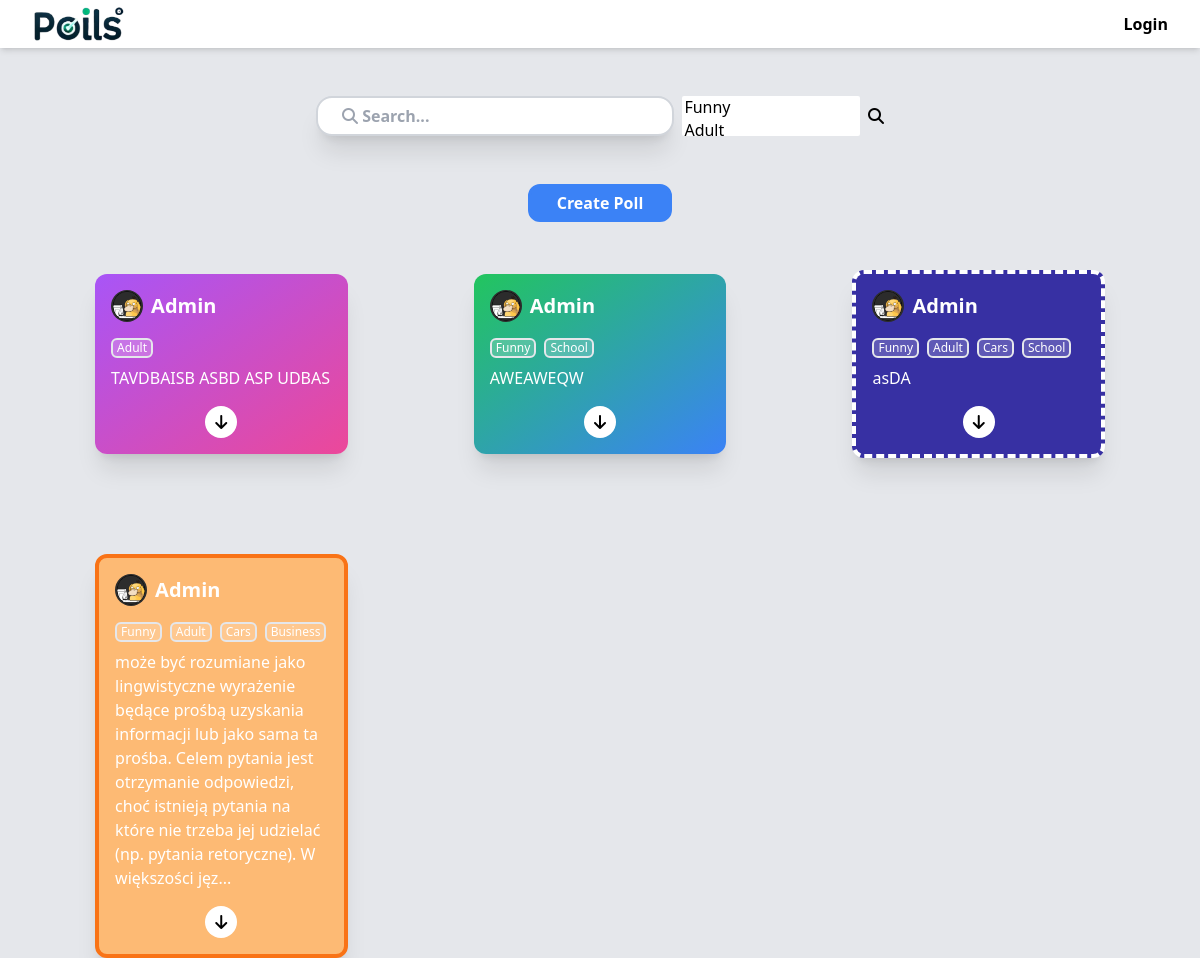
The page / on the database its author committed.
### base/models.py (models this page shows, shortened)
class Poll(models.Model):
    question = models.TextField()
    description = models.TextField(null=True, blank=True)
    made_by = models.ForeignKey(User, on_delete=models.SET_NULL, null=True)
    created = models.DateTimeField(auto_now_add=True)
    updated = models.DateTimeField(auto_now=True)
    styles = models.ManyToManyField(Style)
    tags = models.ManyToManyField(Tag)
    class Meta:
        ordering = ['-updated', '-created']
    @property
    def user(self):
        return self.made_by

class Tag(models.Model):
    name = models.TextField()
    created = models.DateTimeField(auto_now_add=True)
    updated = models.DateTimeField(auto_now=True)

### members/models.py (models this page shows)
class Profile(models.Model):
    user = models.OneToOneField(User, on_delete=models.CASCADE)
    image = models.ImageField(upload_to="profiles/", null=True, blank=True)
    bio = models.TextField(max_length=300, null=True, blank=True)

### base/views.py (the view)
# urls.py: path('', views.home, name="home"),
def home(request):
    def cut_poll_description(poll):
        poll.question = f"{poll.question[:question_len]}..."
        return poll
    question_len = 250
    q = request.GET.get('q') if request.GET.get('q') else ''
    q_tags = request.GET.getlist('tags') if request.GET.get('tags') else ''
    q_tags = [int(item) for item in q_tags]
    polls = Poll.objects.filter(
        Q(question__icontains=q) | Q(description__icontains=q),
        Q(tags__id__in=q_tags)
        if q_tags else Q(question__icontains=q) | Q(description__icontains=q)
    ).distinct()
    tags = Tag.objects.all()
    polls_shortened = [poll if len(poll.question) < question_len else cut_poll_description(poll) for poll in polls]
    context = {
        'polls': polls_shortened,
        'search': q,
        'search_tags': q_tags,
        'tags': tags
    }
    return render(request, 'base/home.html', context)

### base/templates/base/home.html (shortened to what this page needs)
{% extends 'main.html' %}
{% block content %}
    <div class="m-auto px-8">
        <div class="mt-12 m-auto w-1/2">
            <form action="{% url 'home' %}">
                <div class="flex gap-x-2">
                    <input class="resize-y w-2/3 h-10 py-2 px-6 border-2 border-gray-300 shadow-xl rounded-2xl ease-in-out duration-300 placeholder:font-bold focus:ring-blue-500 focus:border-blue-400 focus:shadow-blue-100 focus-visible:ring-0 focus-visible:outline-0" id="search" type="text" name="q" value='{{ search }}' placeholder='&#xF002 Search...' style='font-family:ui-sans-serif, system-ui, sans-serif, "Apple Color Emoji", "Segoe UI Emoji", "Segoe UI Symbol", "Noto Color Emoji", FontAwesome'/>
                    <select id="select-tags" multiple placeholder="Tags" class="w-1/3 h-10 placeholder:font-bold" name="tags">
                        {% for tag in tags %}
                            <option value="{{ tag.id }}"
                                {% if tag.id in search_tags%}selected{% endif %}>
                            </option>
                        {% endfor %}
                    </select>
                    <button type="submit" class="font-bold"><i class="fa-solid fa-magnifying-glass"></i></button>
                </div>
            </form>
        </div>
        <div class="mt-6 w-full flex items-center">
            <a class="text-center mt-6 w-36 m-auto px-2 py-1 border-[3px] border-blue-500 hover:bg-white hover:text-blue-500 text-white bg-blue-500 rounded-xl ease-in duration-100 font-bold" href="{% url 'create-poll' %}">Create Poll</a>
        </div>
        <div class="inline-grid grid-cols-3 items-baseline w-full justify-items-center mt-12 gap-y-24">
            {% for poll in polls %}
                <div class="
                    text-white pb-4 pt-4 px-4 w-2/3 min-h-40
                    rounded-xl shadow-xl
                    {{ poll.styles.first.tailwind_classes }}">
                    <div class="mb-4 flex h-8 gap-x-2 place-items-center">
                        {% if poll.user.profile.image %}
                            <img class="rounded-full w-8 h-8" src="{{ poll.user.profile.image.url }}" />
                        {% else %}
                            <i class="text-2xl self-center fa-regular fa-circle-user"></i>
                        {% endif %}
                        <p class="font-bold text-xl">{{ poll.made_by|capfirst }}</p>
                    </div>
                    <div class="flex gap-x-2 mb-2 w-full overflow-x-hidden">
                        {% for tag in poll.tags.all %}
                            <div class="border-2 text-xs px-1 rounded-md bg-white/20">
                                {{ tag.name }}
                            </div>
                        {% endfor %}
                    </div>
                    <p>{{ poll.question }}</p>
                    <a href="{% url 'poll' poll.id %}" class="mt-4 text-black !block m-auto justify-center content-center text-center bg-white w-8 h-8 rounded-full ">
                        <i class="fa-solid fa-arrow-down "></i>
                    </a>
                </div>
            {% endfor %}
        </div>
    </div>
{% endblock %}
{% block sources %}
    <link href="https://cdn.jsdelivr.net/npm/tom-select/dist/css/tom-select.css" rel="stylesheet">
{% endblock %}

### rows shown on the page
Poll: user.profile.image (picture), made_by "Admin", question "TAVDBAISB ASBD ASP UDBAS"
Tag: {{ tag.id }} 2 (drawn), name "Adult"
Poll: user.profile.image (picture), made_by "Admin", question "AWEAWEQW"
Tag: {{ tag.id }} 1 (drawn), name "Funny"
Tag: name "School"
Poll: user.profile.image (picture), made_by "Admin", question "asDA"
Tag: name "Cars"
Poll: user.profile.image (picture), made_by "Admin", question "może być rozumiane jako lingwistyczne wyrażenie będące prośbą uzyskania informacji lub jako sama ta prośba. Celem pytania jest otrzymanie odpowiedzi, choć istnieją pytania na które nie trzeba jej udzielać (np. pytania retoryczne). W większości jęz..."
Tag: name "Business"
